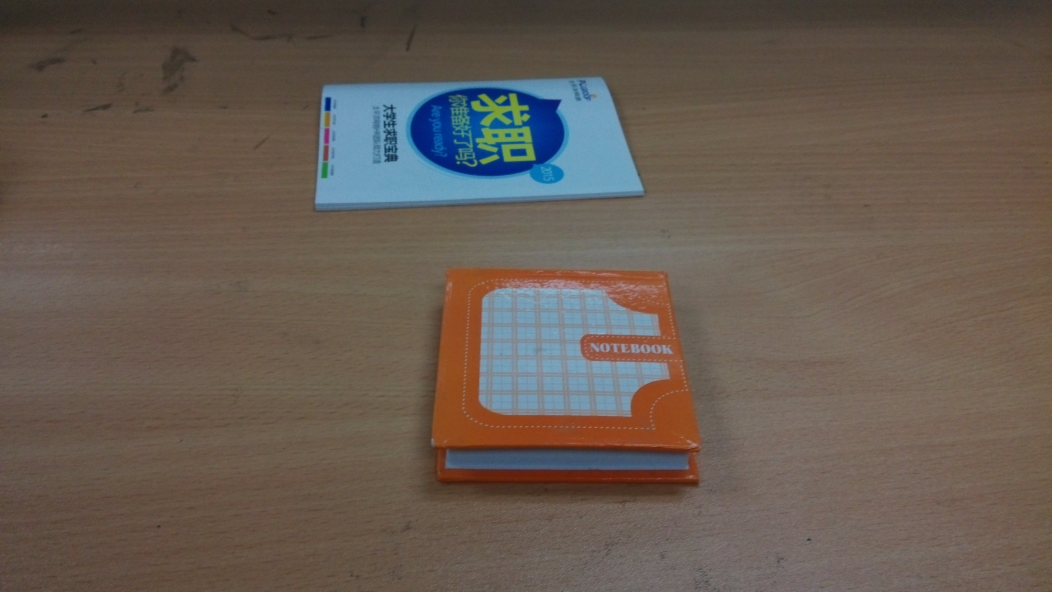
#> input picture Road/test/2.jpg, 4208 x 2368 px (shown at 1/4 size)
$ python main.py   (Python 2 division)
#> lines starting #> are read from the running program, lines starting #| are printed output that depends on the picture; after the words box and inside, x2 and y2 are one past the last pixel; in counts of white or black regions, pixels touching at a corner belong together
# -*- coding: utf-8 -*-

import os
import numpy as np
import cv2

path = './'
img_name = '2.jpg'
img_path = path + img_name

img = cv2.imread(img_path)
#> img is the input picture: shape (2368, 4208, 3); mean B, G, R 81.7, 91, 103.1
height, width = img.shape[:2]
#> height = 2368; width = 4208
img = cv2.resize(img, (width/5, height/5))
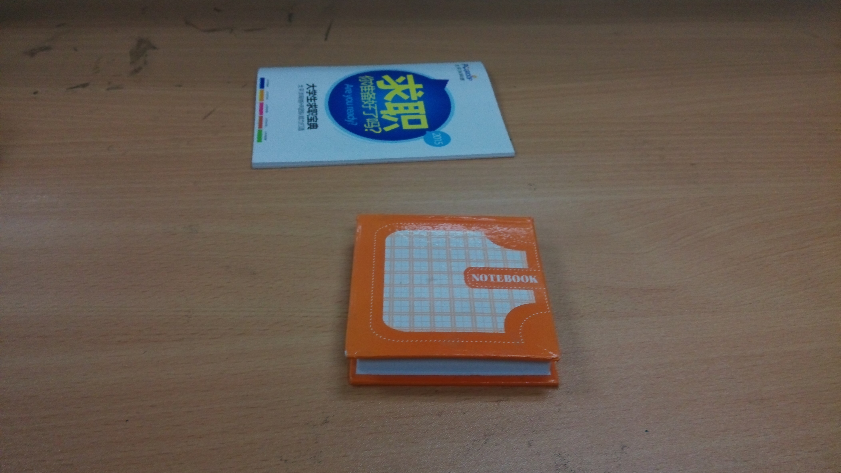
#> img: shape (473, 841, 3); mean B, G, R 81.6, 90.9, 103

height, width = img.shape[:2]
#> height = 473; width = 841

rect = [(347, 356), (561, 359), (532, 217), (358, 217)]
rect = np.array(rect, dtype = "float32")
for row in rect:
    cv2.circle(img, tuple(row), 3, (0, 255, 0), -1)
#> img: shape (473, 841, 3); 0.03% of pixels changed, all inside (x1, y1, x2, y2) = (344, 214, 565, 363)

dst = [(0, 1), (1, 1), (1, 0), (0, 0)]
dst = np.array(dst, dtype = "float32")
size = 200
dst *= size
dst[:, 0] += (width - size)
dst[:, 1] += (height * 1.5 - size)
M = cv2.getPerspectiveTransform(rect, dst)
#> M = [[2.03, 1.88, -79.73], [0.0843, 4.27, -119.4], [0.000165, 0.00269, 1]]
warped = cv2.warpPerspective(img, M, (int(width * 1.5), int(height * 1.5)))
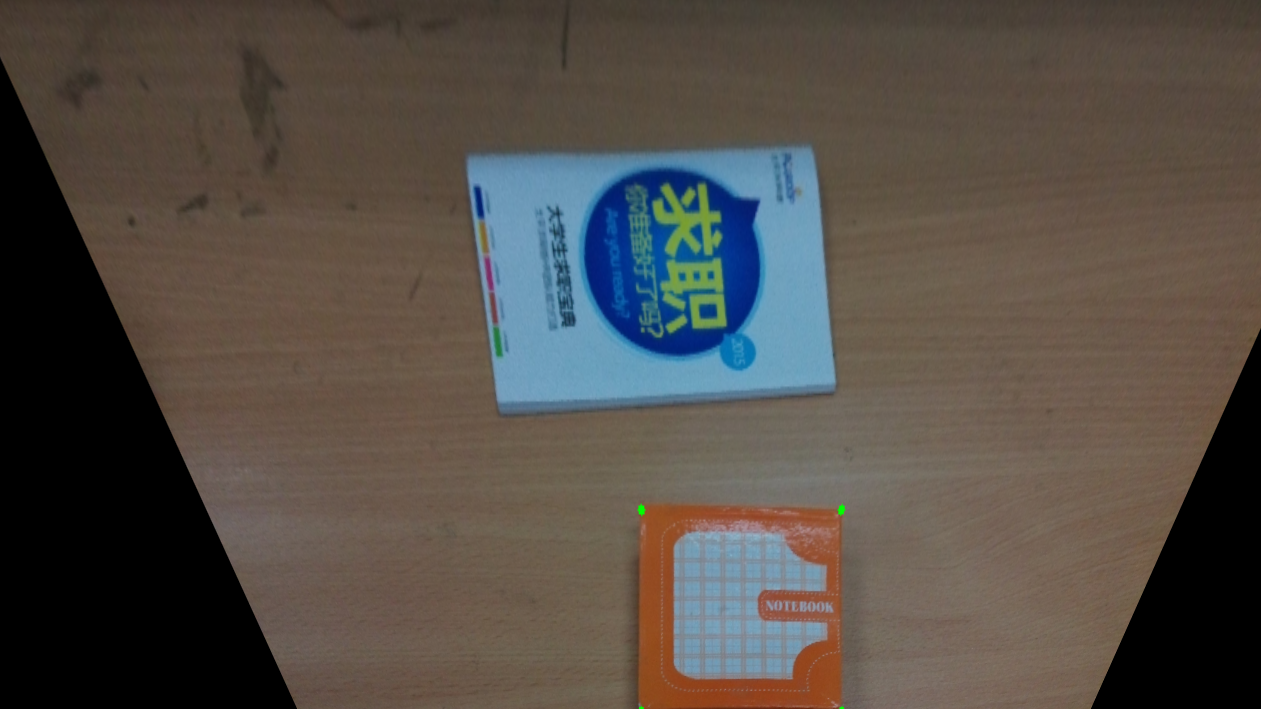
#> warped: shape (709, 1261, 3); mean B, G, R 70.8, 77.4, 84.2

cv2.imshow(img_name, img)
cv2.imshow(img_name + ' warped', warped)
cv2.waitKey(0)

$ run again, with Road/test/1.jpg copied over Road/test/2.jpg
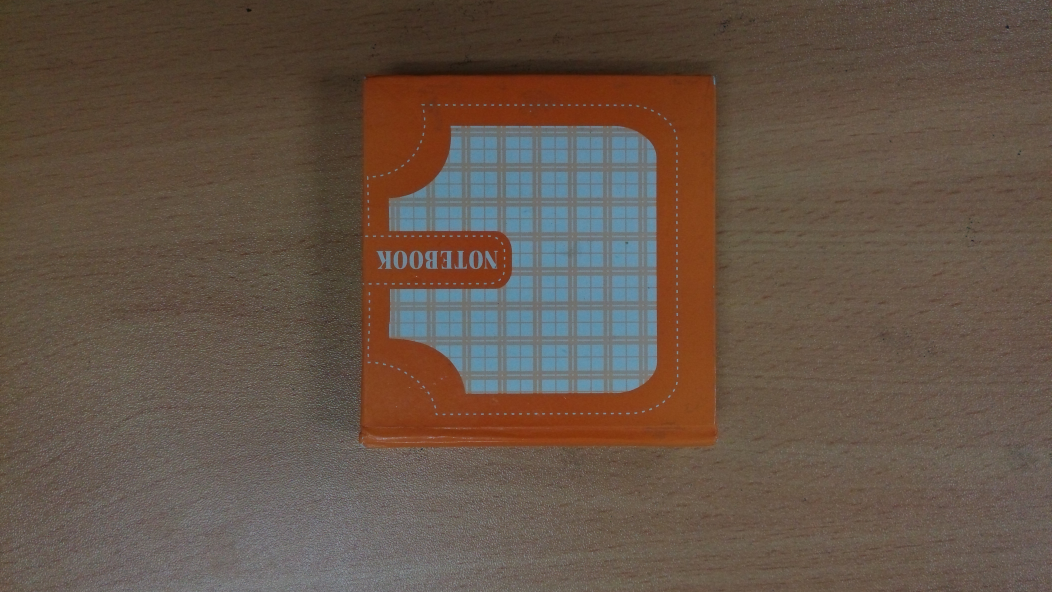
#> input picture Road/test/1.jpg, 4208 x 2368 px (shown at 1/4 size)
#> img is the input picture: shape (2368, 4208, 3); mean B, G, R 71.7, 84.3, 101.1
#> `img = cv2.resize(img, (width/5, height/5))`:
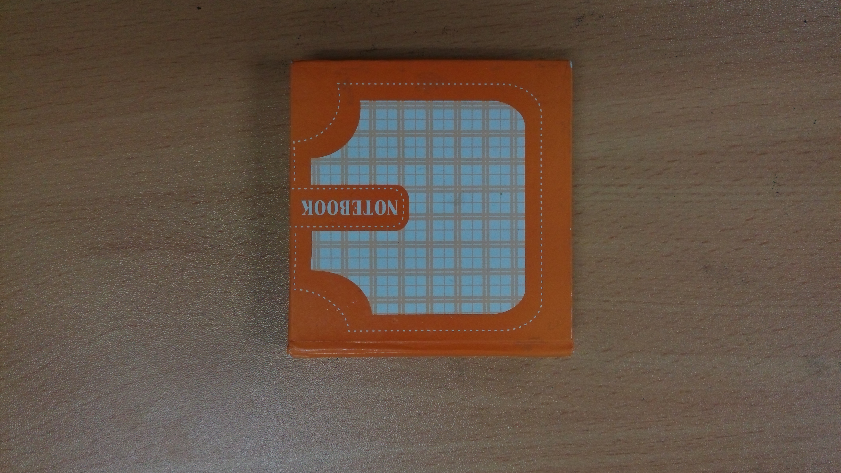
#> img: shape (473, 841, 3); mean B, G, R 71.6, 84.2, 101
#> M = [[2.03, 1.88, -79.73], [0.0843, 4.27, -119.4], [0.000165, 0.00269, 1]]
#> `warped = cv2.warpPerspective(img, M, (int(width * 1.5), int(height * 1..`:
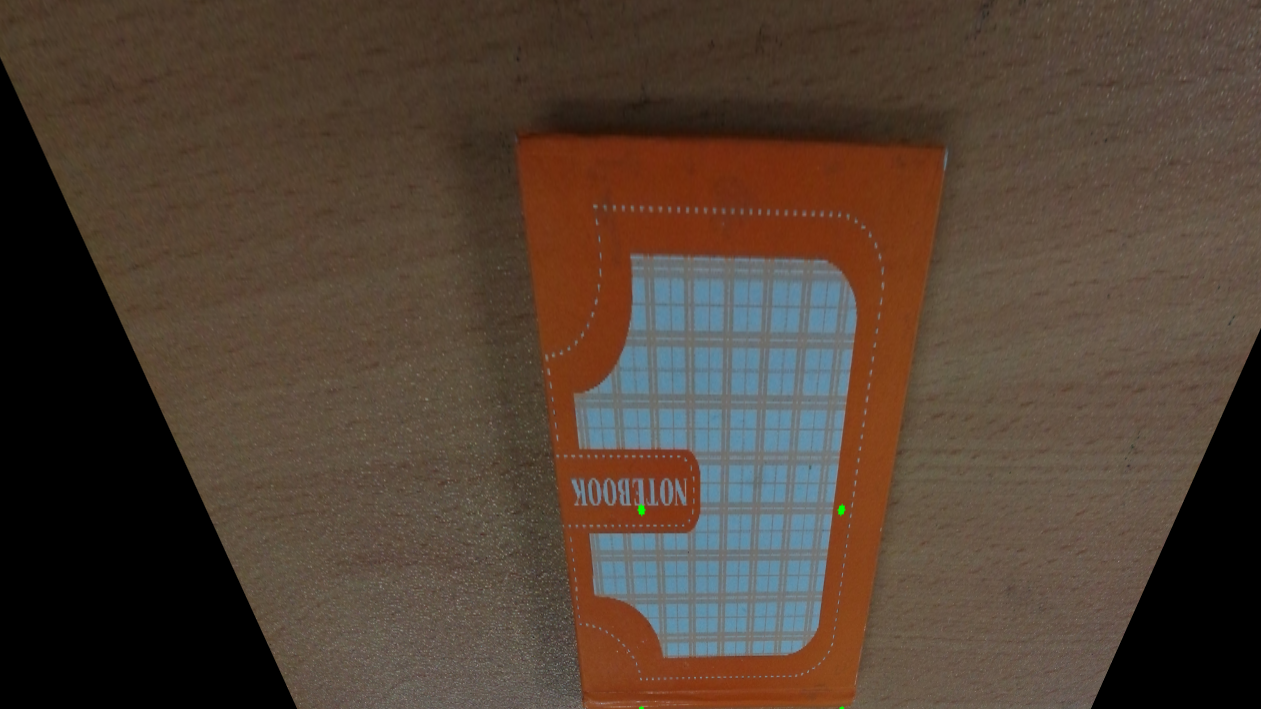
#> warped: shape (709, 1261, 3); mean B, G, R 52.7, 65.1, 81.5
